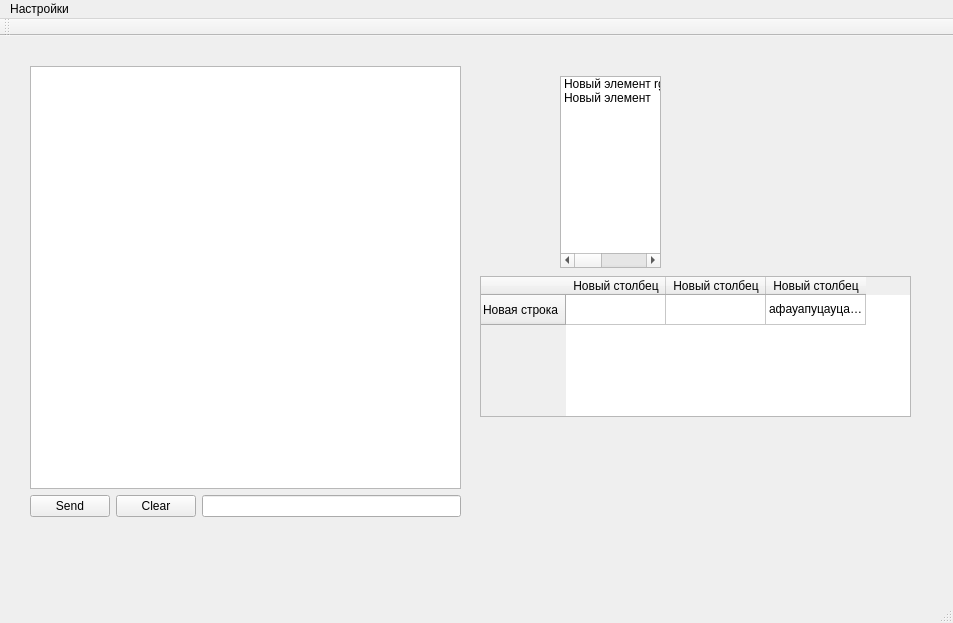
<?xml version="1.0" encoding="UTF-8"?>
<ui version="4.0">
 <class>MainWindow</class>
 <widget class="QMainWindow" name="MainWindow">
  <property name="geometry">
   <rect>
    <x>0</x>
    <y>0</y>
    <width>953</width>
    <height>623</height>
   </rect>
  </property>
  <property name="sizePolicy">
   <sizepolicy hsizetype="Preferred" vsizetype="Preferred">
    <horstretch>0</horstretch>
    <verstretch>0</verstretch>
   </sizepolicy>
  </property>
  <property name="windowTitle">
   <string>MainWindow</string>
  </property>
  <widget class="QWidget" name="centralwidget">
   <widget class="QWidget" name="layoutWidget">
    <property name="geometry">
     <rect>
      <x>30</x>
      <y>30</y>
      <width>431</width>
      <height>451</height>
     </rect>
    </property>
    <layout class="QGridLayout" name="ConsoleLayout">
     <property name="sizeConstraint">
      <enum>QLayout::SetMaximumSize</enum>
     </property>
     <item row="3" column="0">
      <widget class="QPushButton" name="SendButton">
       <property name="text">
        <string>Send</string>
       </property>
      </widget>
     </item>
     <item row="3" column="1">
      <widget class="QPushButton" name="ClearButton">
       <property name="text">
        <string>Clear</string>
       </property>
      </widget>
     </item>
     <item row="3" column="2">
      <widget class="QLineEdit" name="message"/>
     </item>
     <item row="0" column="0" colspan="3">
      <widget class="QPlainTextEdit" name="workspace"/>
     </item>
    </layout>
   </widget>
   <widget class="QTableWidget" name="tableWidget">
    <property name="geometry">
     <rect>
      <x>480</x>
      <y>240</y>
      <width>431</width>
      <height>141</height>
     </rect>
    </property>
    <row>
     <property name="text">
      <string>Новая строка</string>
     </property>
    </row>
    <column>
     <property name="text">
      <string>Новый столбец</string>
     </property>
    </column>
    <column>
     <property name="text">
      <string>Новый столбец</string>
     </property>
    </column>
    <column>
     <property name="text">
      <string>Новый столбец</string>
     </property>
    </column>
    <item row="0" column="0">
     <property name="text">
      <string/>
     </property>
     <property name="textAlignment">
      <set>AlignJustify|AlignBottom</set>
     </property>
    </item>
    <item row="0" column="2">
     <property name="text">
      <string>афауапуцауцауцауца\nуцауцауцауцауцауц</string>
     </property>
    </item>
   </widget>
   <widget class="QListWidget" name="listWidget">
    <property name="geometry">
     <rect>
      <x>560</x>
      <y>40</y>
      <width>101</width>
      <height>192</height>
     </rect>
    </property>
    <item>
     <property name="text">
      <string>Новый элемент rgtrggtgtgtgtgtgtgtgtgtgtgtgtgtgt</string>
     </property>
    </item>
    <item>
     <property name="text">
      <string>Новый элемент</string>
     </property>
    </item>
   </widget>
  </widget>
  <widget class="QMenuBar" name="menubar">
   <property name="geometry">
    <rect>
     <x>0</x>
     <y>0</y>
     <width>953</width>
     <height>20</height>
    </rect>
   </property>
   <widget class="QMenu" name="menu">
    <property name="title">
     <string>Настройки</string>
    </property>
    <addaction name="PortSettings"/>
   </widget>
   <addaction name="menu"/>
  </widget>
  <widget class="QStatusBar" name="statusbar"/>
  <widget class="QToolBar" name="toolBar">
   <property name="windowTitle">
    <string>toolBar</string>
   </property>
   <attribute name="toolBarArea">
    <enum>TopToolBarArea</enum>
   </attribute>
   <attribute name="toolBarBreak">
    <bool>false</bool>
   </attribute>
  </widget>
  <action name="PortSettings">
   <property name="text">
    <string>Порты</string>
   </property>
  </action>
 </widget>
 <resources/>
 <connections/>
</ui>
